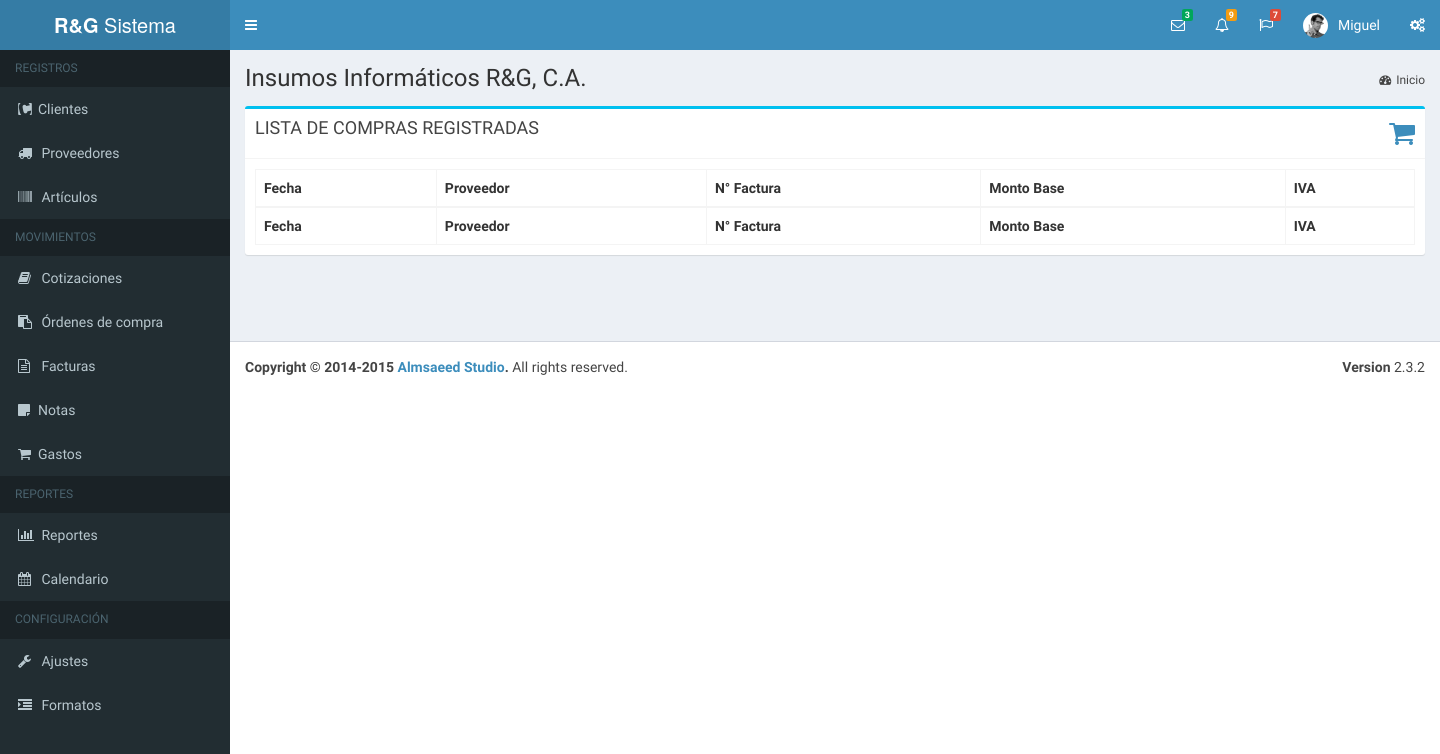
Before: /compras.php (signed in) with the older database file.
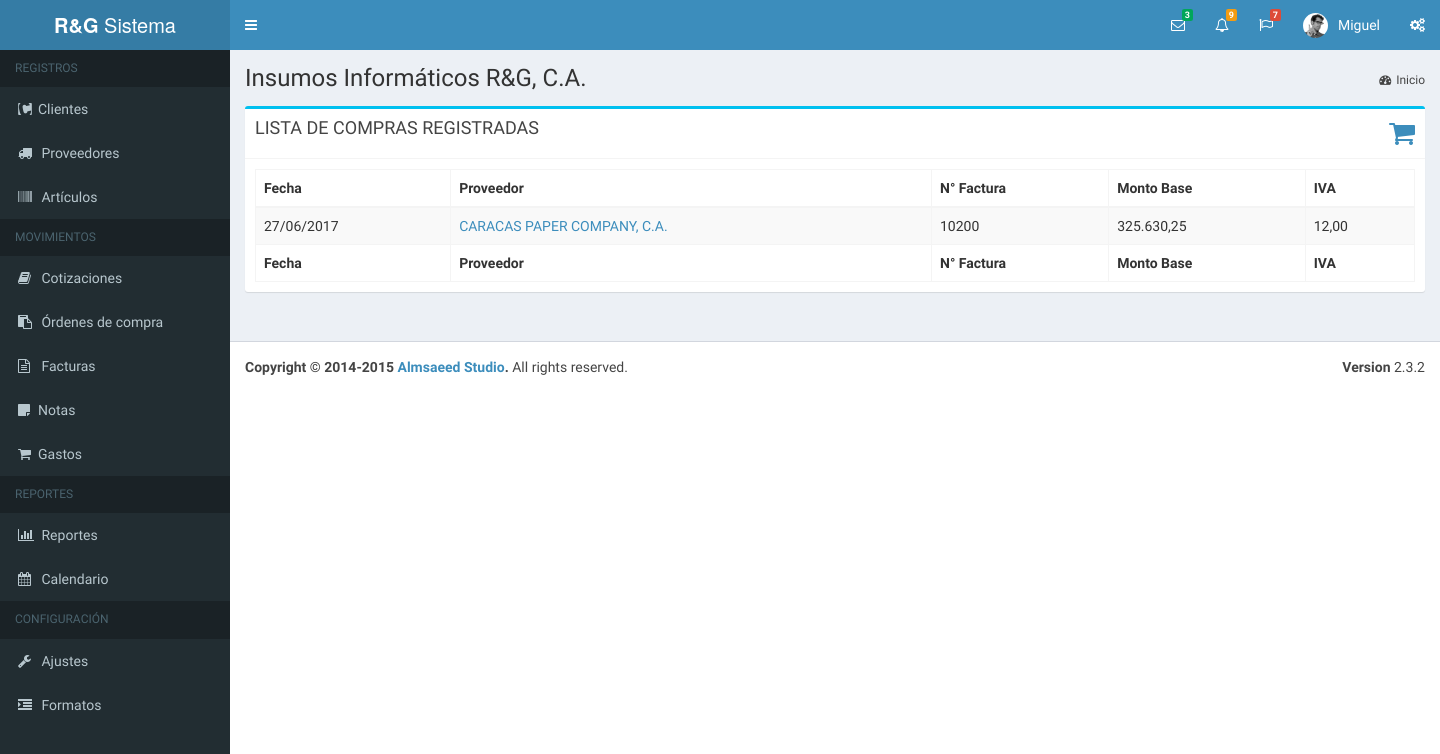
After: the same page with the newer database file.
### tables this page shows
CREATE TABLE IF NOT EXISTS `usuario` (
  `idUsuario` int(11) NOT NULL AUTO_INCREMENT,
  `usuario` varchar(60) NOT NULL,
  `password` varchar(60) NOT NULL,
  `nombre` varchar(80) DEFAULT NULL,
  `empresa` varchar(40) DEFAULT NULL,
  `subtitulo` varchar(120) DEFAULT NULL,
  `rif` varchar(15) DEFAULT NULL,
  `telefonos` varchar(80) DEFAULT NULL,
  `email` varchar(80) DEFAULT NULL,
  `vendedor` varchar(25) DEFAULT NULL,
  `direccion1` varchar(160) DEFAULT NULL,
  `direccion2` varchar(160) DEFAULT NULL,
  `ultima_act_doc` datetime DEFAULT NULL,
  PRIMARY KEY (`idUsuario`)
);

CREATE TABLE IF NOT EXISTS `compra` (
  `idCompra` int(5) NOT NULL AUTO_INCREMENT,
  `idProveedor` int(7) NOT NULL,
  `estado` varchar(15) DEFAULT NULL,
  `fecha_emision` datetime NOT NULL,
  `fecha_registro` datetime DEFAULT NULL,
  `fecha_modificacion` datetime DEFAULT NULL,
  `ncontrol` varchar(30) NOT NULL,
  `iva` float NOT NULL,
  `idUsuario` int(11) NOT NULL,
  `nfactura` varchar(30) NOT NULL,
  `monto` float(12,2) NOT NULL,
  PRIMARY KEY (`idCompra`)
);

CREATE TABLE IF NOT EXISTS `proveedor` (
  `idProveedor` int(7) NOT NULL AUTO_INCREMENT,
  `Nombre` varchar(51) NOT NULL,
  `rif` varchar(13) NOT NULL,
  `nit` int(11) DEFAULT NULL,
  `Direccion1` varchar(101) DEFAULT NULL,
  `Direccion2` varchar(101) DEFAULT NULL,
  `Ciudad` varchar(30) DEFAULT NULL,
  `pcontacto` varchar(60) DEFAULT NULL,
  `telefono1` varchar(20) DEFAULT NULL,
  `telefono2` varchar(20) DEFAULT NULL,
  `IdCondicion` int(2) DEFAULT NULL,
  `IdVendedor` int(1) DEFAULT NULL,
  `PagWeb` varchar(30) DEFAULT NULL,
  `Email` varchar(30) DEFAULT NULL,
  `NroPrecio` int(1) DEFAULT NULL,
  PRIMARY KEY (`idProveedor`)
);

### bd/data-usuario.php (called while the page is built, shortened)
<?php
	function obtenerUsuarioPorId( $idu, $dbh ){
		$sql = "select * from usuario where idUsuario = $idu";
		$data_user = mysql_fetch_array( mysql_query ( $sql, $dbh ) );
		return $data_user;
	}
?>

### bd/data-compra.php (called while the page is built, shortened)
<?php
	function obtenerListaCompras( $dbh, $idu ){
		$lista_c = array();
		$q = "select c.idCompra as idcompra, c.monto as mbase, c.iva as iva,
		date_format(c.fecha_emision,'%d/%m/%Y') as femision,
		date_format(c.fecha_registro,'%d/%m/%Y %h:%i %p') as fregistro,
		c.ncontrol as ncontrol, c.nfactura as nfactura, p.idProveedor as idp, p.Nombre as proveedor
		from proveedor p, compra c where c.idProveedor = p.idProveedor and c.idUsuario = $idu and estado = 'creada'";
		$data = mysql_query( $q, $dbh );
		while( $c = mysql_fetch_array( $data ) ){
			$lista_c[] = $c;
		}
		return $lista_c;
	}
?>

### sub-scripts/nav/perfil.php (the view, shortened to what this page needs)
<?php
  $usuario = obtenerUsuarioPorId( $_SESSION["user"]["idUsuario"], $dbh );
?>
<li class="dropdown user user-menu">
<a href="#" class="dropdown-toggle" data-toggle="dropdown">
  <img src="dist/img/user2-160x160.jpg" class="user-image" alt="User Image">
  <span class="hidden-xs"><?php echo $usuario["nombre"]; ?></span>
</a>
</li>

### compras.php (shortened to what this page needs)
<?php
  include( "bd/bd.php" );
	include( "bd/data-usuario.php" );
	include( "bd/data-compra.php" );
?>
<!DOCTYPE html>
<html>
<head>
  <link rel="stylesheet" href="bootstrap/css/bootstrap.min.css">
    <link rel="stylesheet" href="https://maxcdn.bootstrapcdn.com/font-awesome/4.4.0/css/font-awesome.min.css">
    <link rel="stylesheet" href="https://code.ionicframework.com/ionicons/2.0.1/css/ionicons.min.css">
    <link rel="stylesheet" href="plugins/iCheck/all.css">
    <link rel="stylesheet" href="plugins/datatables/dataTables.bootstrap.css">
    <link rel="stylesheet" href="plugins/select2/select2.min.css">
    <link rel="stylesheet" href="dist/css/AdminLTE.min.css">
    <link rel="stylesheet" href="dist/css/skins/_all-skins.min.css">
	<link rel="stylesheet" type="text/css" href="css/style.css">
</head>
<body class="hold-transition skin-blue sidebar-mini">
<div class="wrapper">
  <header class="main-header">
    <nav class="navbar navbar-static-top" role="navigation">
      <a href="#" class="sidebar-toggle" data-toggle="offcanvas" role="button">
      </a>
      <div class="navbar-custom-menu">
        <ul class="nav navbar-nav">
          <?php include("sub-scripts/nav/mensajes.php");?>
          <?php include("sub-scripts/nav/notificaciones.php");?>
          <?php include("sub-scripts/nav/tareas.php");?>
          <?php include("sub-scripts/nav/perfil.php");?>
          <li>
            <a href="#" data-toggle="control-sidebar"><i class="fa fa-gears"></i></a>
          </li>
        </ul>
      </div>
    </nav>
  </header>
  <?php include("sub-scripts/nav/menu_ppal.php");?>
  <div class="content-wrapper">
    <?php include("sub-scripts/nav/contenido-cabecera.php");?>
    <section class="content">
    	<div class="row">
            <div class="col-md-12">
              <div class="box box-info">
                <div class="box-header with-border">
                  <h3 class="box-title">LISTA DE COMPRAS REGISTRADAS</h3>
                  <div class="icon-color"><i class="fa fa-shopping-cart fa-2x"></i></div>
                </div>
             	  <div class="box-body">
                	<?php include( "sub-scripts/tablas/tabla_compras.php" )?>
                </div>
              </div>
            </div>
          </div>
    </section>
  </div>
  <?php include("sub-scripts/nav/footer.php"); ?>
</div>
</body>
</html>

### sub-scripts/nav/mensajes.php (shortened to what this page needs)
<li class="dropdown messages-menu">
<a href="#" class="dropdown-toggle" data-toggle="dropdown">
  <i class="fa fa-envelope-o"></i>
  <span class="label label-success">3</span>
</a>
</li>

### sub-scripts/nav/notificaciones.php (shortened to what this page needs)
<li class="dropdown notifications-menu">
<a href="#" class="dropdown-toggle" data-toggle="dropdown">
  <i class="fa fa-bell-o"></i>
  <span class="label label-warning">9</span>
</a>
</li>

### sub-scripts/nav/tareas.php (shortened to what this page needs)
<li class="dropdown tasks-menu">
<a href="#" class="dropdown-toggle" data-toggle="dropdown">
  <i class="fa fa-flag-o"></i>
  <span class="label label-danger">7</span>
</a>
</li>

### sub-scripts/nav/menu_ppal.php (shortened to what this page needs)
<aside class="main-sidebar">
    <section class="sidebar">
      <ul class="sidebar-menu">
        <li class="header">REGISTROS</li>
        <li class="treeview">
          <a href="#">
            <i class="fa fa-contao"></i><span>Clientes</span>
          </a>
        </li>
        <li class="treeview">
          <a href="#">
            <i class="fa fa-truck"></i>
            <span>Proveedores</span>
          </a>
        </li>
        <li class="treeview">
          <a href="#">
            <i class="fa fa-barcode"></i>
            <span>Artículos</span>
          </a>
        </li>
        <li class="header">MOVIMIENTOS</li>
        <li class="treeview">
          <a href="#">
            <i class="fa fa-book"></i>
            <span>Cotizaciones</span>
          </a>
        </li>
        <li>
          <a href="pages/widgets.html">
            <i class="fa fa-clipboard"></i> <span>Órdenes de compra</span>
          </a>
        </li>
        <li>
          <a href="#">
            <i class="fa fa-file-text-o"></i> <span>Facturas</span>
          </a>
        </li>
        <li>
          <a href="#">
            <i class="fa fa-sticky-note"></i><span>Notas</span>
          </a>
        </li>
        <li>
          <a href="#">
            <i class="fa fa-shopping-cart"></i><span>Gastos</span>
          </a>
        </li>
        <li class="header">REPORTES</li>
        <li class="treeview">
          <a href="#">
            <i class="fa fa-bar-chart"></i> <span>Reportes</span>
          </a>
        </li>
        <li>
          <a href="pages/calendar.html">
            <i class="fa fa-calendar"></i> <span>Calendario</span>
          </a>
        </li>
        <li class="header">CONFIGURACIÓN</li>
        <li class="treeview">
          <a href="mantenimiento.php">
            <i class="fa fa-wrench"></i>
            <span>Ajustes</span>
          </a>
        </li>
        <li class="treeview">
          <a href="formatos.php">
            <i class="fa fa-indent"></i>
            <span>Formatos</span>
          </a>
        </li>
      </ul>
    </section>
  </aside>

### sub-scripts/nav/contenido-cabecera.php
<section class="content-header">
  <h1>
    <?php echo $usuario["empresa"]; ?><small></small>
  </h1>
  <ol class="breadcrumb">
    <li><a href="main.php"><i class="fa fa-dashboard"></i>Inicio</a></li>
  </ol>
</section>

### sub-scripts/tablas/tabla_compras.php (shortened to what this page needs)
<?php
	$compras = obtenerListaCompras( $dbh, $idu );
?>
<table id="lcompras" class="table table-bordered table-striped">
    <thead>
      <tr>
        <th>Fecha</th><th>Proveedor</th><th>N° Factura</th><th>Monto Base</th><th>IVA</th>
      </tr>
    </thead>
    <tbody>
        <?php foreach( $compras as $c ){?>
        <tr>
            <td> <?php echo $c["femision"];?></td>
            <td> <a href="ficha_compra.php?id=<?php echo $c["idcompra"]; ?>">
              <?php echo $c["proveedor"]; ?></a>
            </td>
            <td> <?php echo $c["nfactura"];?></td>
            <td> <?php echo number_format( $c["mbase"], 2, ",", "." ); ?></td>
            <td> <?php echo number_format( $c["iva"], 2, ",", "." ); ?></td>
        </tr>
        <?php } ?>
    </tbody>
    <tfoot>
      <tr>
        <th>Fecha</th><th>Proveedor</th><th>N° Factura</th><th>Monto Base</th><th>IVA</th>
      </tr>
    </tfoot>
</table>

### sub-scripts/nav/footer.php
<footer class="main-footer">
	<div class="pull-right hidden-xs">
		<b>Version</b> 2.3.2
	</div>
	<strong>Copyright &copy; 2014-2015 <a href="http://almsaeedstudio.com">Almsaeed Studio</a>.</strong> All rights
reserved.
</footer>

### css/style.css (style rules this page uses)
.icon-color { color:#3C8DBC; float:right; }

Changed rows visible on the page:
added compra: femision "27/06/2017", idProveedor.Nombre "CARACAS PAPER COMPANY, C.A.", nfactura "10200", monto "325.630,25", iva "12,00"
